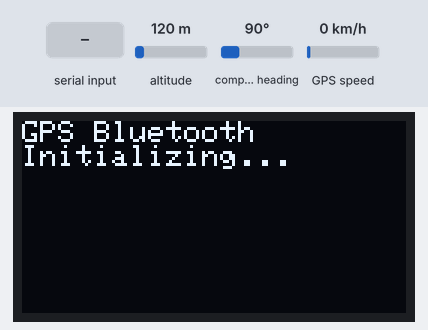
Bench run of a sketch on a simulated Arduino Uno, built with avr-gcc and run on an emulated ATmega328P. Parts: 128×64 one-colour display. The test bench sets the inputs (shaded band); at power-on: altitude 120 m, compass heading 90°, GPS speed 0 km/h. The GPS gets a fix after 3 s at 37.7749, -122.4194 with 8 satellites; what the sketch prints to the serial monitor is not drawn.

Above: at 0.1 s.
At 1.6 s:
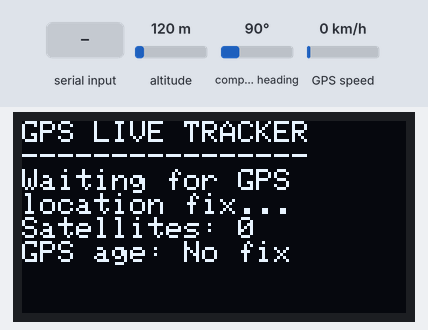
1.7 s: altitude set to 20 m
At 5.2 s:
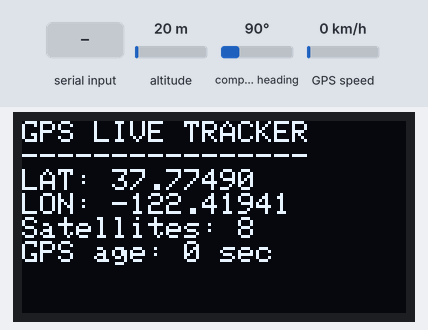
5.5 s: "1" received over the second serial link
7.5 s: compass heading set to 269°
Timing chart, 0 to 10.5 s (numbered marks = the images above; inputs shaded):
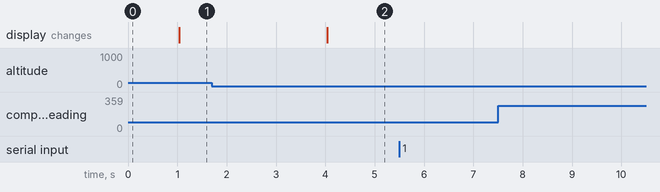

The sketch:

gps_tracking_with_bluetooth.ino
```cpp
#include <SoftwareSerial.h>
#include <TinyGPSPlus.h>
#include <Wire.h>
#include <Adafruit_GFX.h>
#include <Adafruit_SSD1306.h>

// GPS connection
#define GPS_RX 4
#define GPS_TX 5   // Not physically connected

// OLED settings
#define SCREEN_WIDTH 128
#define SCREEN_HEIGHT 64
#define OLED_RESET -1
#define OLED_ADDRESS 0x3C

SoftwareSerial gpsSerial(GPS_RX, GPS_TX);
TinyGPSPlus gps;

Adafruit_SSD1306 display(
  SCREEN_WIDTH,
  SCREEN_HEIGHT,
  &Wire,
  OLED_RESET
);

unsigned long lastDisplayUpdate = 0;

void setup() {
  // Hardware TX (D1) sends NMEA data to HC-05
  // Keep debugging text off Serial so NMEA stays clean
  Serial.begin(9600);

  // GPS module baud rate
  gpsSerial.begin(9600);

  // Initialize OLED
  if (!display.begin(SSD1306_SWITCHCAPVCC, OLED_ADDRESS)) {
    while (true) {
      // Stop if OLED initialization fails
    }
  }

  display.clearDisplay();
  display.setTextColor(SSD1306_WHITE);
  display.setTextSize(1);
  display.setCursor(0, 0);
  display.println(F("GPS Bluetooth"));
  display.println(F("Initializing..."));
  display.display();
}

void loop() {
  // Read GPS data and forward every character to HC-05
  while (gpsSerial.available() > 0) {
    char c = gpsSerial.read();

    gps.encode(c);

    // Forward original NMEA sentences to phone
    Serial.write(c);
  }

  // Refresh OLED every 1 second
  if (millis() - lastDisplayUpdate >= 1000) {
    lastDisplayUpdate = millis();
    updateOLED();
  }
}

void updateOLED() {
  display.clearDisplay();
  display.setTextSize(1);
  display.setTextColor(SSD1306_WHITE);
  display.setCursor(0, 0);

  display.println(F("GPS LIVE TRACKER"));
  display.println(F("----------------"));

  if (gps.location.isValid()) {
    display.print(F("LAT: "));
    display.println(gps.location.lat(), 5);

    display.print(F("LON: "));
    display.println(gps.location.lng(), 5);
  } else {
    display.println(F("Waiting for GPS"));
    display.println(F("location fix..."));
  }

  display.print(F("Satellites: "));
  if (gps.satellites.isValid()) {
    display.println(gps.satellites.value());
  } else {
    display.println(F("--"));
  }

  display.print(F("GPS age: "));
  if (gps.location.isValid()) {
    display.print(gps.location.age() / 1000);
    display.println(F(" sec"));
  } else {
    display.println(F("No fix"));
  }

  display.display();
}
```

Measured:
- after the input at 5.5 s, every drawn part: stays the same
- after the input at 7.5 s, every drawn part: stays the same
